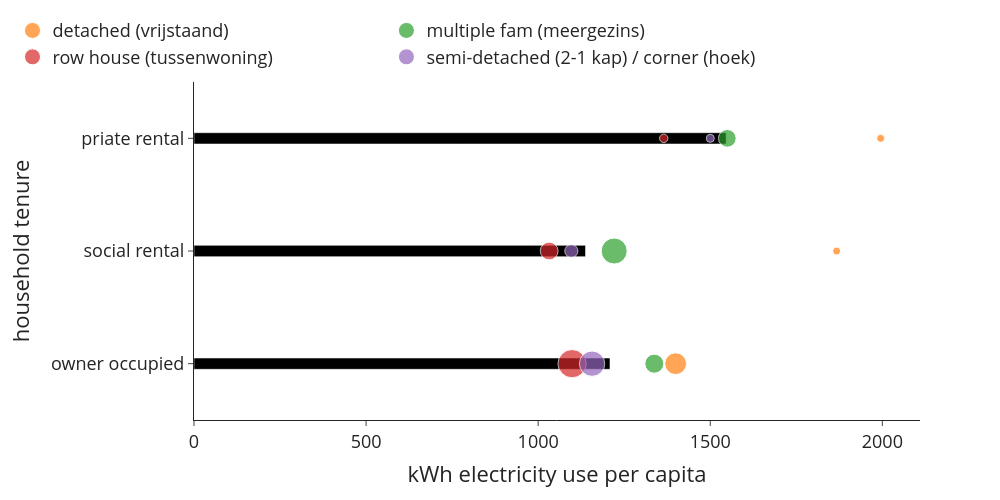

Source (notebook cell):
### Code cell
#floor area per tenure
use_m2_total_tenure = (use['netelectricity2019']*use['n_hhd']).groupby(level=0, sort=False).sum() #m2 total in each group summed by tenure
use_cap_total_tenure = use['n_hhdmem2019'].groupby(level=0, sort=False).sum() #no. of people in each group summed by tenure
use_m2_per_cap_tenure = use_m2_total_tenure / use_cap_total_tenure #m2/cap in each tenure group
use_m2_per_cap_tenure.plot(kind='bar') #per person
"""interpretation: especially the highest tenure decile has considerably more floor area available than the vast majority"""

#floor area per tenure and building type
use_m2_total_tenure_type = (use['netelectricity2019']*use['n_hhd']).groupby(level=[0,1], sort=False).sum() #m2 total in each group summed by tenure
use_cap_total_tenure_type = use['n_hhdmem2019'].groupby(level=[0,1], sort=False).sum() #no. of people in each group summed by tenure
use_m2_per_cap_tenure_type = use_m2_total_tenure_type / use_cap_total_tenure_type #m2/cap in each tenure group

#preparing the dataframes for plotting
df = use_m2_per_cap_tenure
df2=use_m2_per_cap_tenure_type.rename('value').to_frame()
df2['n_hhd'] = use['n_hhd'].groupby(level=[0,1], sort=False).sum()
df2 = df2.reset_index()

#plot
colors = ['#000000', #construction
                            '#fe6100', #buildings                                              
                                        '#648fff', #roads
                                        '#785ef0', #railways
                                        '#ffb000', #electricity
                                        '#808080', #other civil engineering
                                        '#000000', #construction
                                        ]
fig = px.bar(df, x=df.values, y=df.index,  
             labels={'x':'kWh electricity use per capita', 'tenure_lab':'household tenure'}, 
             template='simple_white', 
             color_discrete_sequence=colors) 
fig.update_layout(width=1000, height=500, 
                      #xaxis_tickformat = '.0%',
                      font=dict(size=18),
                      bargap=0.9,
                      legend=dict(
        orientation="h",
        #entrywidth=70,
        yanchor="bottom",
        y=1.02,
        xanchor="left",
        x=-0.25,
    ))

df2=use_m2_per_cap_tenure_type.rename('value').to_frame()
df2['n_hhd'] = use['n_hhd'].groupby(level=[0,1], sort=False).sum()

for i in df2.index.levels[1].to_list():
    df_plot = df2.xs(i, level=1)
    fig.add_trace(go.Scatter(
            y=df_plot.index, 
            x=df_plot['value'],
            mode='markers',
            name=i,
            marker=dict(size=df_plot['n_hhd'],
                        sizemode='area',
                        sizeref=4*max(df2['n_hhd'])/(40.**2),
                        sizemin=4,
                        #color=10*[0, 1, 2, 3],
                        ),
            showlegend=True
        ))

fig.write_image('visualisations/bubblechart_electricity_per_cap_tenure.png', scale=3)
fig.show()

### Figure 1 — Plotly figure (JSON) as saved in the notebook; plotly's stock layout.template omitted (floating-point values rounded to 4 significant figures)
{"data": [{"alignmentgroup": "True", "hovertemplate": "kWh electricity use per capita=%{x}<br>household tenure=%{y}<extra></extra>", "legendgroup": "", "marker": {"color": "#000000", "pattern": {"shape": ""}}, "name": "", "offsetgroup": "", "orientation": "h", "showlegend": false, "textposition": "auto", "type": "bar", "x": [1209.0, 1138.0, 1546.0], "xaxis": "x", "y": ["owner occupied", "social rental", "priate rental"], "yaxis": "y"}, {"marker": {"size": [901780, 3455, 56985], "sizemin": 4, "sizemode": "area", "sizeref": 3815.0}, "mode": "markers", "name": "detached (vrijstaand)", "showlegend": true, "type": "scatter", "x": [1399.0, 1867.0, 1995.0], "y": ["owner occupied", "social rental", "priate rental"]}, {"marker": {"size": [689135, 1292440, 596785], "sizemin": 4, "sizemode": "area", "sizeref": 3815.0}, "mode": "markers", "name": "multiple fam (meergezins)", "showlegend": true, "type": "scatter", "x": [1338.0, 1221.0, 1550.0], "y": ["owner occupied", "social rental", "priate rental"]}, {"marker": {"size": [1526135, 602470, 134250], "sizemin": 4, "sizemode": "area", "sizeref": 3815.0}, "mode": "markers", "name": "row house (tussenwoning)", "showlegend": true, "type": "scatter", "x": [1099.0, 1032.0, 1365.0], "y": ["owner occupied", "social rental", "priate rental"]}, {"marker": {"size": [1226775, 327490, 81940], "sizemin": 4, "sizemode": "area", "sizeref": 3815.0}, "mode": "markers", "name": "semi-detached (2-1 kap) / corner (hoek)", "showlegend": true, "type": "scatter", "x": [1157.0, 1096.0, 1500.0], "y": ["owner occupied", "social rental", "priate rental"]}], "layout": {"bargap": 0.9, "barmode": "relative", "font": {"size": 18}, "height": 500, "legend": {"orientation": "h", "tracegroupgap": 0, "x": -0.25, "xanchor": "left", "y": 1.02, "yanchor": "bottom"}, "margin": {"t": 60}, "width": 1000, "xaxis": {"anchor": "y", "domain": [0, 1], "title": {"text": "kWh electricity use per capita"}}, "yaxis": {"anchor": "x", "domain": [0, 1], "title": {"text": "household tenure"}}}}
